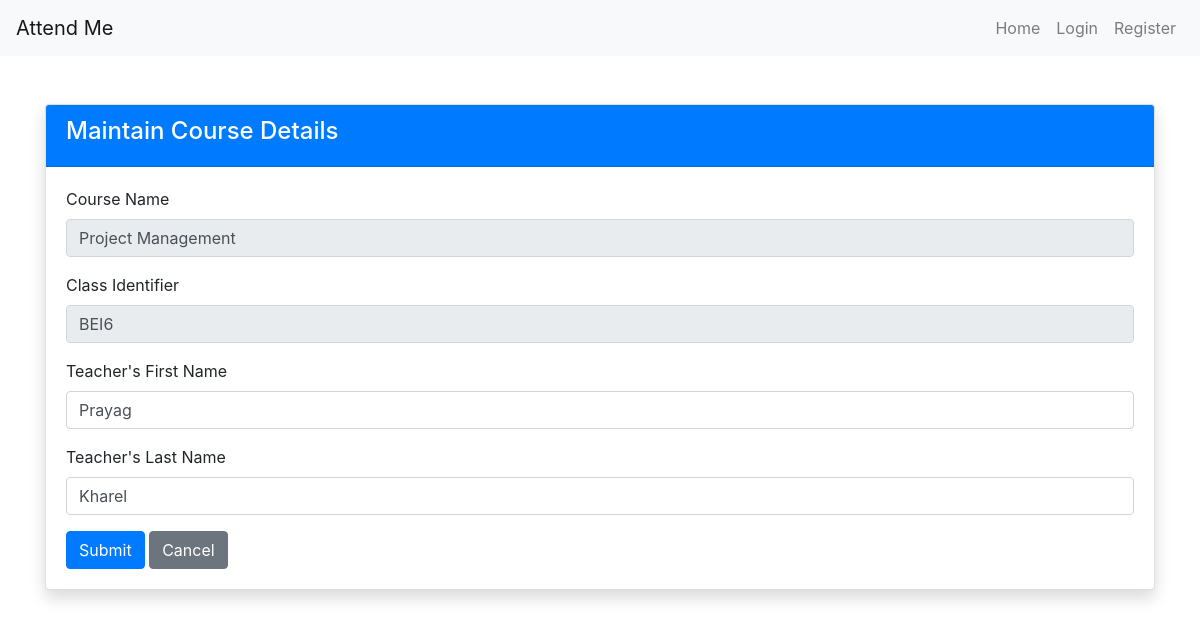
The page /admin/courses/BEI6/Project Management (signed in) on the database as committed earlier.
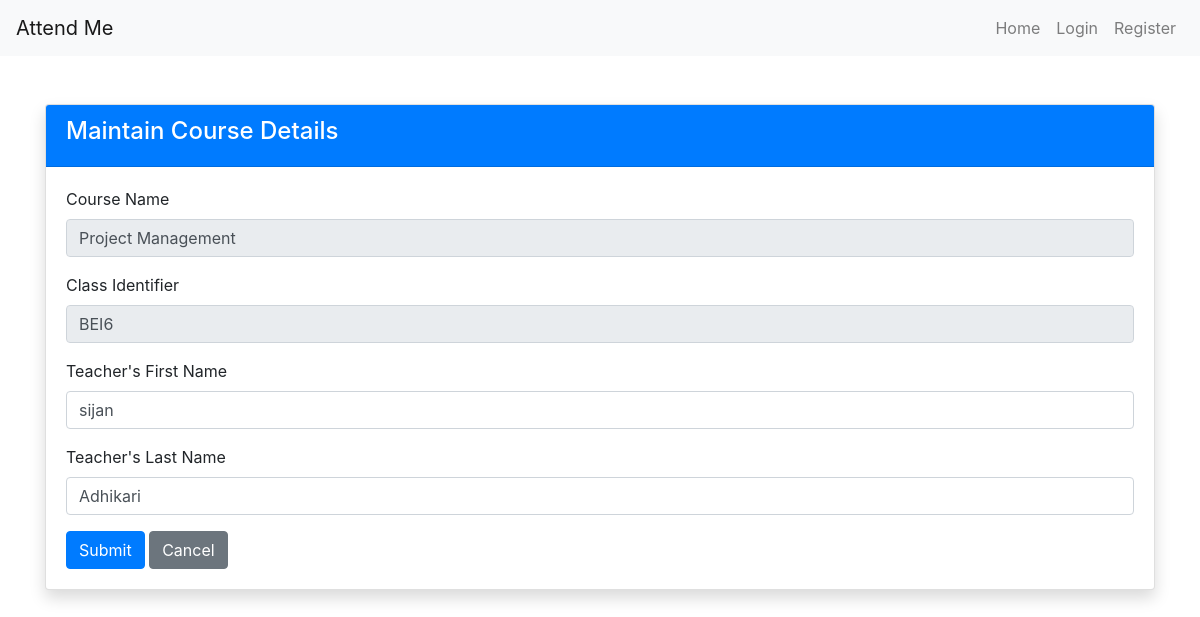
The same page on the database as committed later.
### main.py (models this page shows)
class Ad_teacher(db.Model):
    uid: Mapped[str] = mapped_column(String(100), primary_key=True)
    email: Mapped[str] = mapped_column(String(100), unique=True, nullable=False)
    password: Mapped[str] = mapped_column(String(100), nullable=False)
    first_name: Mapped[str] = mapped_column(String(1000), nullable=False)
    last_name: Mapped[str] = mapped_column(String(100), nullable=False)

### main.py (the view, shortened to what this page needs)
@app.route('/admin/courses/<classid>/<course_name>', methods=['POST', 'GET'])
def course_details(classid, course_name):
    if session.get('user_role', '') != 'admin':
        flash("Unauthorized access!", "danger")
        return redirect(url_for('home'))
    course = Course_details.query.filter_by(  # Fixed
        course=course_name,
        classid=classid
    ).first()
    teacher = Ad_teacher.query.filter_by(  # Fixed
        uid=course.teacherid
    ).first()
    if not teacher:
        flash("Teacher not found! Add teacher fo", "warning")
        return redirect(url_for('home'))
    print("course", course)
    return render_template('update_course.html',
                           admin_name="name1",
                           classid=classid,
                           course_name = course_name,
                           first_name = teacher.first_name,
                           last_name = teacher.last_name
                           )

### templates/update_course.html
{% extends "base.html" %}
{% block content %}
<div class="container mt-5">
    <div class="card shadow">
        <div class="card-header bg-primary text-white">
            <h4>Maintain Course Details</h4>
        </div>
        <div class="card-body">
            <form action="{{ url_for('course_details', classid=classid, course_name = course_name) }}" method="POST">
                <div class="mb-3">
                    <label class="form-label">Course Name</label>
                    <input type ='text' class="form-control" value="{{ course_name }}" readonly/>
                </div>
                <div class="mb-3">
                    <label class="form-label">Class Identifier</label>
                    <input type ='text' class="form-control" value="{{ classid }}" readonly/>
                </div>
                <div class="mb-3">
                    <label class="form-label">Teacher's First Name</label>
                    <input type="text" class="form-control" value="{{ first_name }}" id="teacher_firstname" name="teacher_firstname" required>
                </div>
                <div class="mb-3">
                    <label class="form-label">Teacher's Last Name</label>
                    <input type="text" class="form-control" value="{{ last_name }}" id="teacher_lastname" name="teacher_lastname" required>
                </div>
                <button type="submit" class="btn btn-primary">Submit</button>
                <a href="{{ url_for('admin', name=admin_name) }}" class="btn btn-secondary">Cancel</a>
            </form>
        </div>
    </div>
</div>
{% endblock %}

Rows that differ between the two databases and show on the page:
removed Ad_teacher: teacher_firstname "Prayag", teacher_lastname "Kharel"
added Ad_teacher: teacher_firstname "sijan", teacher_lastname "Adhikari"
